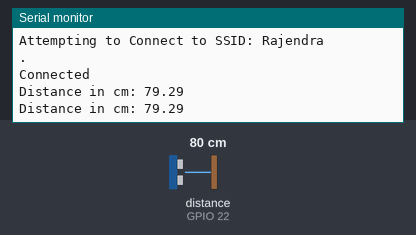
Recording of a sketch running on a simulated ESP32. Parts: the last lines printed to the serial monitor. The inputs (shaded band) are chosen by the test bench; at power-on: distance to the obstacle (sensor on GPIO 22) 80 cm. The echo pulse lasts 58.3 µs per cm; WiFi joins after 1.5 s; servers stay silent unless stated.

Above: at 7.4 s.
7.5 s: distance to the obstacle (sensor on GPIO 22) set to 2 cm
At 9.1 s:
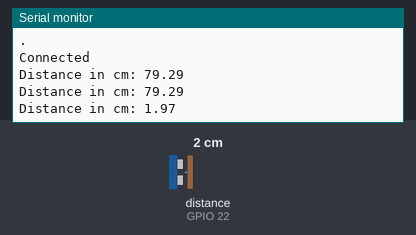
10.3 s: distance to the obstacle (sensor on GPIO 22) set to 4 cm
At 12.7 s:
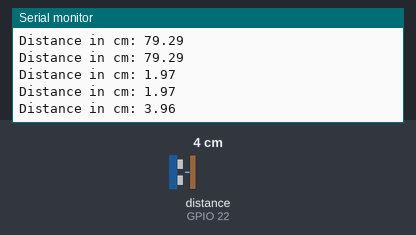
Timing chart, 0 to 14.2 s (numbered marks = the images above; inputs shaded):
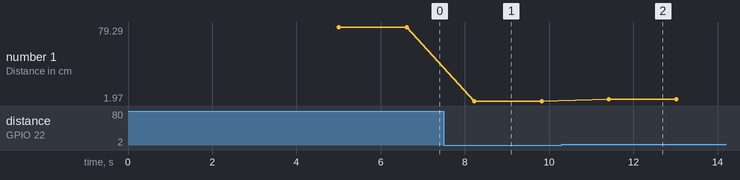

Measured:
- after the input at 7.5 s, the serial monitor: prints a new line after 0.72 s (image 1)
- after the input at 10.3 s, the serial monitor: prints a new line after 1.1 s (image 2)
- plotted number 1: 79.29 → 1.97 after the input at 7.5 s, 1.97 → 3.96 after the input at 10.3 s

The sketch:

ultrasonic_sensor_thingspeak.ino
```cpp
#include <DHT_U.h>

#include "ThingSpeak.h"
#include "WiFi.h"

char ssid[] = "Rajendra";
char pass[] = "raju@1998";

#define HTU21DPIN 21
#define HTU22DPIN 22

const int trigger = 21;
const int echo = 22;
long T;
float distanceCM;
WiFiClient client;

//-------ThingSpeak Details------//
unsigned long myChannelField = 1644746;
const int ChannelField = 3;
const int ChannelField2 = 4;
const char * myWriteAPIKey = "LDCNV3ZCQJ2R0NW7";

void setup() {
  // put your setup code here, to run once:
Serial.begin(115200);
pinMode(trigger, OUTPUT);
pinMode(echo, INPUT);
WiFi.mode(WIFI_STA);
ThingSpeak.begin(client);

}

void loop() {
  // -------------WiFi--------------//

  if(WiFi.status()!= WL_CONNECTED)
  {
    Serial.print("Attempting to Connect to SSID: ");
    Serial.println(ssid);

  while(WiFi.status()!= WL_CONNECTED)
  {
    WiFi.begin(ssid,pass);
    Serial.print(".");
    delay(5000);
  }

  Serial.println("\nConnected");
}

digitalWrite(trigger, LOW);
delay(1);
digitalWrite(trigger, HIGH);
delayMicroseconds(10);
digitalWrite(trigger, LOW);
T = pulseIn(echo, HIGH);
distanceCM = (T * 0.034)/2;
Serial.print("\nDistance in cm: ");
Serial.print(distanceCM);

ThingSpeak.writeField(myChannelField, ChannelField, distanceCM, myWriteAPIKey);
ThingSpeak.writeField(myChannelField, ChannelField2, T, myWriteAPIKey);

delay(1000);
}
```
